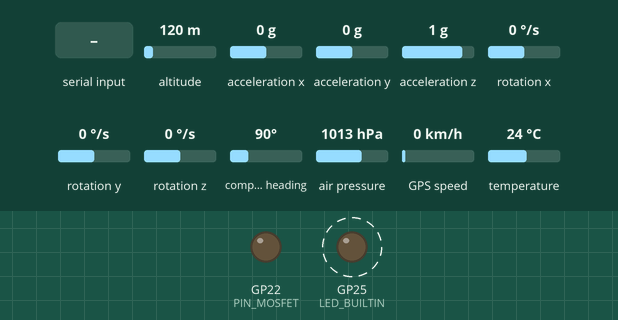
Recording of a program running on a simulated Raspberry Pi Pico. Parts: output pins drawn as LEDs (lit = HIGH). Dashed ring = blinking. The inputs (shaded band) are chosen by the test bench; at power-on: altitude 120 m, acceleration x 0 g, acceleration y 0 g, acceleration z 1 g, rotation x 0 °/s, rotation y 0 °/s, rotation z 0 °/s, compass heading 90°, air pressure 1013 hPa, GPS speed 0 km/h, temperature 24 °C. Storage starts empty; the GPS gets a fix after 3 s at 37.7749, -122.4194 with 8 satellites; what the program prints to the serial monitor is not drawn.

Above: at 1.2 s.
1.3 s: "l" received over Serial
5.4 s: "d" received over Serial
Timing chart, 0 to 14.9 s (numbered marks = the images above; inputs shaded):
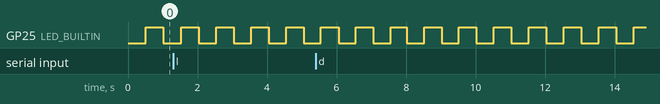

Measured:
- by itself, GP25 (LED_BUILTIN): alternates HIGH for 0.50 s and LOW for 0.50 s

The program:

main.cpp
```cpp
#include <Arduino.h>

#include "config.h"
#include "logger.h"
#include "sensors.h"

static Sensors sensors;
static Logger logger;
static uint32_t lastLogMs = 0;
static uint32_t lastPrintMs = 0;

// Human-readable once-per-second report.
static void printReport(const Sample &s) {
  Serial.println("========================================");
  Serial.printf("Time since boot: %lu ms   SD: %s\n", static_cast<unsigned long>(s.ms),
                logger.ok() ? "logging" : "NOT LOGGING");
  Serial.print("MPU6050  accel ");
  Serial.print(s.ax, 3);  Serial.print(' ');
  Serial.print(s.ay, 3);  Serial.print(' ');
  Serial.print(s.az, 3);  Serial.print(" m/s^2  gyro ");
  Serial.print(s.gx, 3);  Serial.print(' ');
  Serial.print(s.gy, 3);  Serial.print(' ');
  Serial.print(s.gz, 3);  Serial.print(" rad/s  temp ");
  Serial.print(s.imuTempC, 2);
  Serial.println(" C");

  Serial.print("BMP085   temp ");
  Serial.print(s.baroTempC, 2);
  Serial.print(" C  pressure ");
  Serial.print(s.pressurePa, 0);
  Serial.print(" Pa  altitude ");
  Serial.print(s.altM, 2);
  Serial.println(" m");

  if (s.gpsFix) {
    Serial.printf("GPS      sats %u  ", s.sats);
    Serial.print("lat ");   Serial.print(s.lat, 6);
    Serial.print("  lon "); Serial.print(s.lon, 6);
    Serial.print("  alt "); Serial.print(s.gpsAltM, 2);
    Serial.print(" m  speed "); Serial.print(s.speedKmph, 2);
    Serial.print(" km/h  course "); Serial.print(s.courseDeg, 2);
    Serial.println(" deg");
  } else {
    Serial.printf("GPS      NO FIX (sats %u)\n", s.sats);
  }
  if (s.utcValid) Serial.printf("UTC      %02u:%02u:%02u\n", s.utcH, s.utcM, s.utcS);
}

// Bench-only serial commands:  l = list files,  d = dump current log.
// Dumping blocks logging while it runs, so don't use it in flight.
static void handleSerialCommands() {
  while (Serial.available()) {
    char c = Serial.read();
    if (c == 'l') {
      logger.listFiles();
    } else if (c == 'd') {
      logger.dumpCurrent();
    }
  }
}

void setup() {
  Serial.begin(cfg::SERIAL_BAUD);
  pinMode(LED_BUILTIN, OUTPUT);
  pinMode(cfg::PIN_MOSFET, OUTPUT);
  digitalWrite(cfg::PIN_MOSFET, LOW);  // keep the high-current switch off

  // Wait briefly for a USB serial monitor on the bench, but never block a real flight.
  uint32_t t0 = millis();
  while (!Serial && millis() - t0 < 2000) {
  }

  Serial.println("Flight computer booting");

  sensors.begin();
  Serial.printf("IMU: %s  Baro: %s\n", sensors.imuOk() ? "ok" : "MISSING",
                sensors.baroOk() ? "ok" : "MISSING");

  logger.begin();
  Serial.printf("SD:  %s\n", logger.ok() ? "ok" : "MISSING");
  Serial.println("Commands: l = list files, d = dump current log");
}

void loop() {
  handleSerialCommands();
  sensors.pollGps();

  uint32_t now = millis();
  if (now - lastLogMs < cfg::LOG_INTERVAL_MS) return;
  lastLogMs = now;

  Sample s;
  sensors.read(s);
  logger.log(s);

  if (now - lastPrintMs >= cfg::PRINT_INTERVAL_MS) {
    lastPrintMs = now;
    printReport(s);
  }

  digitalWrite(LED_BUILTIN, (now / 500) % 2);  // heartbeat
}
```

logger.cpp
```cpp
#include "logger.h"

#include <SPI.h>
#include <SdFat.h>

#include "config.h"

namespace {
SdFat sd;
FsFile logFile;

constexpr const char *kHeader =
    "ms,ax,ay,az,gx,gy,gz,imu_c,press_pa,baro_c,alt_m,gps_fix,lat,lon,gps_alt_m,speed_kmh,course_deg,sats,utc";
}  // namespace

bool Logger::begin() {
  SPI1.setSCK(cfg::PIN_SD_SCK);
  SPI1.setTX(cfg::PIN_SD_MOSI);
  SPI1.setRX(cfg::PIN_SD_MISO);

  if (!sd.begin(SdSpiConfig(cfg::PIN_SD_CS, SHARED_SPI, SD_SCK_MHZ(4), &SPI1))) {
    sd.initErrorPrint(&Serial);  // explains why the card failed to start
    ok_ = false;
    return false;
  }

  // Pick the first unused filename so a reboot never overwrites data.
  bool found = false;
  for (int i = 0; i < 1000; ++i) {
    snprintf(name_, sizeof(name_), "flight_%03d.csv", i);
    if (!sd.exists(name_)) {
      found = true;
      break;
    }
  }
  if (!found) {
    ok_ = false;
    return false;
  }

  if (!logFile.open(name_, O_WRONLY | O_CREAT | O_AT_END)) {
    ok_ = false;
    return false;
  }

  logFile.println(kHeader);
  logFile.sync();
  Serial.printf("Logging to %s\n", name_);
  ok_ = true;
  return true;
}

void Logger::log(const Sample &s) {
  if (!ok_) return;

  // Print floats with print(value, decimals); printf("%f") is not supported on this core.
  logFile.print(static_cast<unsigned long>(s.ms));
  logFile.print(',');
  logFile.print(s.ax, 3);  logFile.print(',');
  logFile.print(s.ay, 3);  logFile.print(',');
  logFile.print(s.az, 3);  logFile.print(',');
  logFile.print(s.gx, 4);  logFile.print(',');
  logFile.print(s.gy, 4);  logFile.print(',');
  logFile.print(s.gz, 4);  logFile.print(',');
  logFile.print(s.imuTempC, 2);    logFile.print(',');
  logFile.print(s.pressurePa, 1);  logFile.print(',');
  logFile.print(s.baroTempC, 2);   logFile.print(',');
  logFile.print(s.altM, 2);        logFile.print(',');
  logFile.print(s.gpsFix ? 1 : 0); logFile.print(',');
  logFile.print(s.lat, 6);         logFile.print(',');
  logFile.print(s.lon, 6);         logFile.print(',');
  logFile.print(s.gpsAltM, 1);     logFile.print(',');
  logFile.print(s.speedKmph, 2);   logFile.print(',');
  logFile.print(s.courseDeg, 1);   logFile.print(',');
  logFile.print(s.sats);           logFile.print(',');
  if (s.utcValid) {
    char utc[10];
    snprintf(utc, sizeof(utc), "%02u:%02u:%02u", s.utcH, s.utcM, s.utcS);
    logFile.print(utc);
  }
  logFile.println();
  if (++rowsSinceFlush_ >= cfg::FLUSH_EVERY_N_ROWS) {
    logFile.sync();
    rowsSinceFlush_ = 0;
  }
}

void Logger::listFiles() {
  if (!ok_) {
    Serial.println("SD not available");
    return;
  }
  logFile.sync();  // make the current file's size accurate

  FsFile root;
  if (!root.open("/")) {
    Serial.println("Cannot open root");
    return;
  }
  FsFile f;
  while (f.openNext(&root, O_RDONLY)) {
    if (!f.isDir()) {
      char n[40];
      f.getName(n, sizeof(n));
      Serial.printf("%s  %lu bytes\n", n, static_cast<unsigned long>(f.fileSize()));
    }
    f.close();
  }
  root.close();
}

void Logger::dumpCurrent() {
  if (!ok_) {
    Serial.println("SD not available");
    return;
  }
  logFile.sync();

  FsFile r;
  if (!r.open(name_, O_RDONLY)) {
    Serial.println("Cannot open log file for reading");
    return;
  }
  Serial.printf("--- %s ---\n", name_);
  uint8_t buf[256];
  int n;
  while ((n = r.read(buf, sizeof(buf))) > 0) {
    Serial.write(buf, n);
  }
  r.close();
  Serial.println("--- end ---");
}
```

logger.h
```cpp
#pragma once
#include <Arduino.h>

#include "sensors.h"

// Writes one CSV file per boot (flight_000.csv, flight_001.csv, ...) to the SD card (SdFat on SPI1).
class Logger {
 public:
  bool begin();
  void log(const Sample &s);
  bool ok() const { return ok_; }

  // Bench helpers, driven by serial commands.
  void listFiles();   // print every file on the card with its size
  void dumpCurrent(); // print the current log file over serial

 private:
  bool ok_ = false;
  uint8_t rowsSinceFlush_ = 0;
  char name_[24] = "";
};
```

sensors.cpp
```cpp
#include "sensors.h"

#include <Adafruit_BMP085.h>
#include <Adafruit_MPU6050.h>
#include <Adafruit_Sensor.h>
#include <TinyGPSPlus.h>
#include <Wire.h>

#include "config.h"

namespace {
Adafruit_MPU6050 mpu;
Adafruit_BMP085 bmp;
TinyGPSPlus gps;
}  // namespace

bool Sensors::begin() {
  Wire.setSDA(cfg::PIN_I2C_SDA);
  Wire.setSCL(cfg::PIN_I2C_SCL);
  Wire.begin();

  // Settings carried over from the original bench script.
  imuOk_ = mpu.begin(0x68, &Wire);
  if (imuOk_) {
    mpu.setAccelerometerRange(MPU6050_RANGE_8_G);
    mpu.setGyroRange(MPU6050_RANGE_500_DEG);
    mpu.setFilterBandwidth(MPU6050_BAND_21_HZ);
  }

  baroOk_ = bmp.begin(BMP085_STANDARD, &Wire);

  Serial1.setRX(cfg::PIN_GPS_RX);
  Serial1.setTX(cfg::PIN_GPS_TX);
  Serial1.begin(cfg::GPS_BAUD);

  return imuOk_ && baroOk_;
}

void Sensors::pollGps() {
  while (Serial1.available()) {
    gps.encode(Serial1.read());
  }
}

void Sensors::read(Sample &s) {
  s.ms = millis();

  if (imuOk_) {
    sensors_event_t a, g, t;
    mpu.getEvent(&a, &g, &t);
    s.ax = a.acceleration.x;
    s.ay = a.acceleration.y;
    s.az = a.acceleration.z;
    s.gx = g.gyro.x;
    s.gy = g.gyro.y;
    s.gz = g.gyro.z;
    s.imuTempC = t.temperature;
  }

  if (baroOk_) {
    s.baroTempC = bmp.readTemperature();
    s.pressurePa = static_cast<float>(bmp.readPressure());
    s.altM = bmp.readAltitude(cfg::SEA_LEVEL_HPA * 100.0f);
  }

  s.gpsFix = gps.location.isValid();
  if (s.gpsFix) {
    s.lat = gps.location.lat();
    s.lon = gps.location.lng();
  }
  if (gps.altitude.isValid()) s.gpsAltM = gps.altitude.meters();
  if (gps.speed.isValid()) s.speedKmph = gps.speed.kmph();
  if (gps.course.isValid()) s.courseDeg = gps.course.deg();
  if (gps.satellites.isValid()) s.sats = gps.satellites.value();

  s.utcValid = gps.date.isValid() && gps.time.isValid();
  if (s.utcValid) {
    s.utcH = gps.time.hour();
    s.utcM = gps.time.minute();
    s.utcS = gps.time.second();
  }
}
```

sensors.h
```cpp
#pragma once
#include <Arduino.h>

// One row of telemetry. Fields stay 0/false if their sensor is missing.
struct Sample {
  uint32_t ms = 0;
  float ax = 0, ay = 0, az = 0;     // m/s^2
  float gx = 0, gy = 0, gz = 0;     // rad/s
  float imuTempC = 0;
  float pressurePa = 0;
  float baroTempC = 0;
  float altM = 0;                   // barometric, from cfg::SEA_LEVEL_HPA
  bool gpsFix = false;
  double lat = 0, lon = 0;
  float gpsAltM = 0;
  float speedKmph = 0;
  float courseDeg = 0;
  uint8_t sats = 0;
  bool utcValid = false;
  uint8_t utcH = 0, utcM = 0, utcS = 0;
};

class Sensors {
 public:
  // Returns true if every sensor came up; individual flags below tell which.
  bool begin();

  // Call every loop iteration so GPS NMEA bytes are drained promptly.
  void pollGps();

  // Take a fresh reading from IMU, barometer and latest GPS data.
  void read(Sample &out);

  bool imuOk() const { return imuOk_; }
  bool baroOk() const { return baroOk_; }

 private:
  bool imuOk_ = false;
  bool baroOk_ = false;
};
```

config.h
```cpp
#pragma once
#include <Arduino.h>

namespace cfg {

// Serial / timing
constexpr uint32_t SERIAL_BAUD        = 115200;
constexpr uint32_t LOG_INTERVAL_MS    = 50;    // 20 Hz
constexpr uint32_t PRINT_INTERVAL_MS  = 1000;
constexpr uint8_t  FLUSH_EVERY_N_ROWS = 20;    // about once per second at 20 Hz

// I2C (MPU6050 + BMP085)
constexpr uint8_t PIN_I2C_SDA = 4;
constexpr uint8_t PIN_I2C_SCL = 5;

// GPS (NEO-6M on UART0)
constexpr uint8_t  PIN_GPS_RX = 1;   // Pico RX <- GPS TX
constexpr uint8_t  PIN_GPS_TX = 0;   // Pico TX -> GPS RX
constexpr uint32_t GPS_BAUD   = 9600;

// SD card on SPI1
constexpr uint8_t PIN_SD_SCK  = 10;
constexpr uint8_t PIN_SD_MOSI = 11;
constexpr uint8_t PIN_SD_MISO = 12;
constexpr uint8_t PIN_SD_CS   = 13;

// High-current switch (kept LOW). Change if you wire this to another pin.
constexpr uint8_t PIN_MOSFET = 22;

// Barometric altitude reference (hPa). Set to local sea-level pressure.
constexpr float SEA_LEVEL_HPA = 1013.25f;

}  // namespace cfg
```
